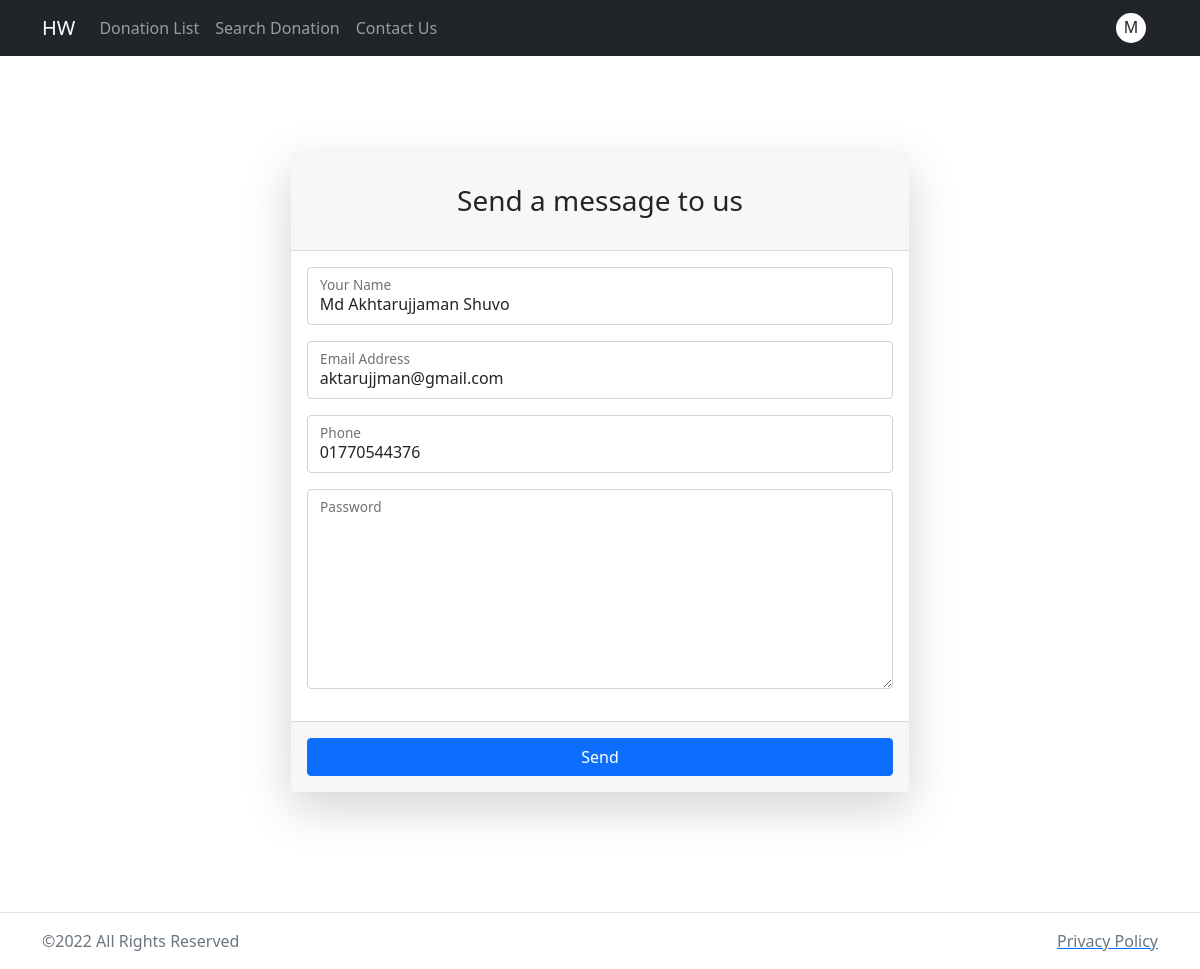
/contact.php (signed in), run on the app's committed database.
### tables this page shows
CREATE TABLE `Users` (
  `id` bigint(20) NOT NULL AUTO_INCREMENT,
  `full_name` varchar(255) NOT NULL,
  `email` varchar(255) NOT NULL,
  `password` varchar(255) NOT NULL,
  `phone` varchar(255) NOT NULL,
  `full_address` varchar(255) DEFAULT NULL,
  `country` varchar(255) DEFAULT NULL,
  `state` varchar(255) DEFAULT NULL,
  `lat` varchar(255) DEFAULT NULL,
  `long` varchar(255) DEFAULT NULL,
  `user_role` varchar(255) DEFAULT NULL,
  `dated` datetime DEFAULT NULL ON UPDATE CURRENT_TIMESTAMP,
  PRIMARY KEY (`id`)
);

### config.php (called while the page is built, shortened)
<?php
final class dbconn{
    public $dbconn;
    function __construct(){
        $this->dbconn = new mysqli(DB_HOST, DB_USER, DB_PASSWORD, DB_NAME);
    }
    public static function init() {
        static $instance = false;
        if ( ! $instance ) {
            $instance = new self();
        }
        return $instance;
    }
    public function query( $query, $type = '' ){
        if ( empty( $type ) ) {
            return $this->dbconn->query( $query );
        } elseif( $type == 'insert' ){
            if ( $this->dbconn->query( $query ) === TRUE ) {
                $this->insert_id = $this->dbconn->insert_id;
            } else {
                $this->last_error = "Error: " . $query . "<br>" . $this->dbconn->error;
            }
        }
    }
    public function get_row( $query = '' ){
        $db_query = $this->query( $query );
        if( isset( $db_query->num_rows ) && $db_query->num_rows > 0 ){
            return $db_query->fetch_assoc();
        }
        return false;
    }
}
function dbconn(){
    return dbconn::init();
}

### functions.php (called while the page is built, shortened)
<?php
require ABSPATH . "config.php";
function get_option( $option_key = false ){
	$get_value = dbconn()->get_row( "SELECT value FROM Options WHERE name = '$option_key' LIMIT 1" );
    if ( !empty( $get_value ) ) {
    	return isset( $get_value['value'] ) ? $get_value['value'] : '';
    }
	return '';
}
function is_logged_in(){
	if( isset( $_SESSION["loggedin"] ) && $_SESSION["loggedin"] === true ){
	    return $_SESSION["current_user_id"];
	}
 	return false;
}
function get_current_user_id(){
	return is_logged_in();
}
function sanitize_title( $str = '' ){
	$str = preg_replace('/\W+/', '-', strtolower( trim( $str ) ) );
	$str = trim( $str, 'php' );
	$str = trim( $str, '-' );
	return $str;
}
function get_current_page_id(){
	$request_uri = $_SERVER['REQUEST_URI'];
	switch ( $request_uri ) {
		default:
			return sanitize_title( $request_uri );
			break;
	}
	return;
}
function get_body_classes(){
	return get_current_page_id();
}
function home_url( $url = '' ){
	$home_url = get_option('siteurl');
	$home_url = trim( $home_url, '/' ) . '/';
	if ( !empty( $url ) ) {
		$home_url = $home_url . $url;
	}
	if ( !strrpos( $home_url, ".php") ) {
		$home_url = trim( $home_url, '/' ) . '/';
	}
	return $home_url;
}
function assets_url( $url = '' ){
	$assets_url = home_url('assets');
	if ( !empty( $url ) ) {
		$assets_url = $assets_url . $url;
	}
	return $assets_url;
}
function get_welcome_message(){
	$user = current_user();
	if ( isset( $user['full_name'] ) ) {
		return $user['full_name'];
	}
	return 'Guest';
}
function get_avatar(){
	return substr(get_welcome_message(), 0, 1);
}
function esc_html( $string = '' ) {
    return trim( htmlspecialchars( $string ) );
}
function hw_parse_args( $args, $defaults = array() ) {
    if ( is_object( $args ) ) {
        $parsed_args = get_object_vars( $args );
    } elseif ( is_array( $args ) ) {
        $parsed_args =& $args;
    } else {
        hw_parse_str( $args, $parsed_args );
    }
    if ( is_array( $defaults ) && $defaults ) {
        return array_merge( $defaults, $parsed_args );
    }
    return $parsed_args;
}
function get_user_db_default_args(){
	return array(
		'id'           => '',
		'full_name'    => '',
		'email'        => '',
		'password'     => '',
		'phone'        => '',
		'full_address' => '',
		'country'      => '',
		'state'        => '',
		'lat'          => '0',
		'long'         => '0',
		'user_role'    => 'user',
		'dated'        => date('Y-m-d H:i:s'),
	);
}
function current_user(){
	if ( isset( $GLOBALS['current_user'] ) && !empty( $GLOBALS['current_user'] ) ) {
		return $GLOBALS['current_user'];
	}
	$user_id = get_current_user_id();
	$user = dbconn()->get_row("SELECT * FROM Users WHERE id = '$user_id'");
	if ( !empty( $user ) ) {
		return $user;
	}
	return false;
}

### contact.php (the view, shortened to what this page needs)
<?php include_once 'header.php'; ?>
<?php
$current_user = current_user();
$current_user = hw_parse_args($current_user, get_user_db_default_args());
?>
<div class="container col-xl-10 col-xxl-8 px-4 py-5">
    <div class="row align-items-center g-lg-5 py-5">
        <div class="col-md-10 mx-auto col-lg-8">
            <div class="card shadow-lg border-0 rounded-lg">
                <div class="card-header">
                    <h3 class="text-center font-weight-light my-4">Send a message to us</h3>
                </div>
                <form method="post">
                    <div class="card-body">
                        <div class="form-floating mb-3">
                            <input class="form-control" id="inputFullName" type="text" name="full_name" placeholder="Enter your full name" value="<?php echo esc_html( $current_user['full_name'] ); ?>" required>
                            <label for="inputFullName">Your Name</label>
                        </div>
                        <div class="form-floating mb-3">
                            <input class="form-control" id="inputFullName" type="email" name="email" placeholder="Enter your full name" value="<?php echo esc_html( $current_user['email'] ); ?>" required>
                            <label for="inputFullName">Email Address</label>
                        </div>
                        <div class="form-floating mb-3">
                            <input class="form-control" id="inputFullName" type="tel" name="phone" placeholder="Enter your full name" value="<?php echo esc_html( $current_user['phone'] ); ?>" required>
                            <label for="inputFullName">Phone</label>
                        </div>
                        <div class="form-floating mb-3">
                            <textarea class="form-control" id="inputMsg"  name="message" style=" min-height: 200px; " required></textarea>
                            <label for="inputMsg">Password</label>
                        </div>
                    </div>
                    <div class="card-footer text-center py-3">
                        <div class="d-grid"><button class="btn btn-primary btn-block" type="submit">Send</button></div>
                    </div>
                </form>
            </div>
        </div>
    </div>
</div>
<?php include_once 'footer.php'; ?>

### header.php (shortened to what this page needs)
<?php require_once dirname( __FILE__ ) . '/functions.php'; ?>
<!DOCTYPE html>
<html lang="en">
<head>
    <link rel="stylesheet" href="<?php echo assets_url('css/bootstrap.css'); ?>">
    <link rel="stylesheet" href="<?php echo assets_url('font/bootstrap-icons.css'); ?>">
    <link rel="stylesheet" href="<?php echo assets_url('css/frontend.css'); ?>">
</head>
<body class="<?php echo get_body_classes(); ?>">
<nav class="navbar navbar-expand-sm navbar-dark bg-dark">
    <div class="container">
        <a class="navbar-brand" href="<?php echo home_url(); ?>">HW</a>
        <div class="collapse navbar-collapse" id="mynavbar">
            <ul class="navbar-nav me-auto">
                <li class="nav-item">
                    <a class="nav-link" href="<?php echo home_url('all-donations.php'); ?>">Donation List</a>
                </li>
                <li class="nav-item">
                    <a class="nav-link" href="<?php echo home_url('map-search.php'); ?>">Search Donation</a>
                </li>
                <li class="nav-item">
                    <a class="nav-link" href="<?php echo home_url('contact.php'); ?>">Contact Us</a>
                </li>
            </ul>
            <?php if( is_logged_in() ) : ?>
	            <div class="dropdown text-end">
			        <a  class="d-flex link-dark text-decoration-none dropdown-toggle" id="dropdownUser1" data-bs-toggle="dropdown" aria-expanded="false">
			        	<span class="align-items-center bg-body d-flex h6 justify-content-center m-0 p-1 rounded-circle" style=" width: 30px; height: 30px; "><?php echo get_avatar(); ?></span>
			        </a>
		        </div>
		    <?php endif; ?>
        </div>
    </div>
</nav>

### data on the page
users: full_name "M", full_name "Md Akhtarujjaman Shuvo", email "aktarujjman@gmail.com", phone "01770544376"
